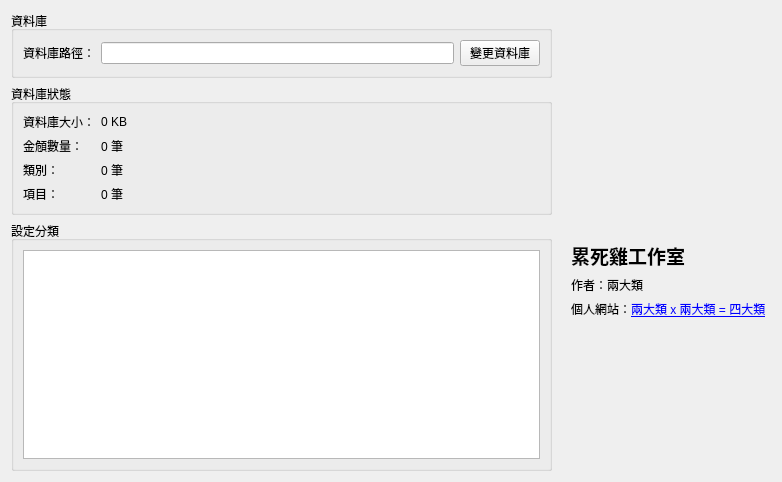
<?xml version="1.0" encoding="UTF-8"?>
<ui version="4.0">
 <class>SettingTab</class>
 <widget class="QWidget" name="SettingTab">
  <property name="geometry">
   <rect>
    <x>0</x>
    <y>0</y>
    <width>782</width>
    <height>482</height>
   </rect>
  </property>
  <property name="windowTitle">
   <string>Form</string>
  </property>
  <layout class="QHBoxLayout" name="horizontalLayout">
   <item>
    <layout class="QVBoxLayout" name="verticalLayout_7">
     <item>
      <widget class="QGroupBox" name="groupBox_3">
       <property name="title">
        <string>資料庫</string>
       </property>
       <layout class="QVBoxLayout" name="verticalLayout_8">
        <item>
         <layout class="QHBoxLayout" name="horizontalLayout_5">
          <item>
           <widget class="QLabel" name="databasePathLabel">
            <property name="text">
             <string>資料庫路徑：</string>
            </property>
           </widget>
          </item>
          <item>
           <widget class="QLineEdit" name="databasePathLineEdit"/>
          </item>
          <item>
           <widget class="QPushButton" name="changeDatabasePushButton">
            <property name="text">
             <string>變更資料庫</string>
            </property>
           </widget>
          </item>
         </layout>
        </item>
       </layout>
      </widget>
     </item>
     <item>
      <widget class="QGroupBox" name="groupBox_4">
       <property name="title">
        <string>資料庫狀態</string>
       </property>
       <layout class="QFormLayout" name="formLayout_2">
        <item row="0" column="0">
         <widget class="QLabel" name="databaseSizeLabel">
          <property name="text">
           <string>資料庫大小：</string>
          </property>
         </widget>
        </item>
        <item row="0" column="1">
         <widget class="QLabel" name="databaseSizeDataLabel">
          <property name="text">
           <string>0 KB</string>
          </property>
         </widget>
        </item>
        <item row="1" column="0">
         <widget class="QLabel" name="expenseNumLabel">
          <property name="text">
           <string>金頠數量：</string>
          </property>
         </widget>
        </item>
        <item row="1" column="1">
         <widget class="QLabel" name="expenseNumDataLabel">
          <property name="text">
           <string>0 筆</string>
          </property>
         </widget>
        </item>
        <item row="2" column="0">
         <widget class="QLabel" name="categoryNumLabel">
          <property name="text">
           <string>類別：</string>
          </property>
         </widget>
        </item>
        <item row="2" column="1">
         <widget class="QLabel" name="categoryNumDataLabel">
          <property name="text">
           <string>0 筆</string>
          </property>
         </widget>
        </item>
        <item row="3" column="0">
         <widget class="QLabel" name="subjectNumLabel">
          <property name="text">
           <string>項目：</string>
          </property>
         </widget>
        </item>
        <item row="3" column="1">
         <widget class="QLabel" name="subjectNumDataLabel">
          <property name="text">
           <string>0 筆</string>
          </property>
         </widget>
        </item>
       </layout>
      </widget>
     </item>
     <item>
      <widget class="QGroupBox" name="groupBox_5">
       <property name="title">
        <string>設定分類</string>
       </property>
       <layout class="QVBoxLayout" name="verticalLayout_6">
        <item>
         <widget class="QTreeView" name="classTreeView"/>
        </item>
       </layout>
      </widget>
     </item>
    </layout>
   </item>
   <item>
    <layout class="QVBoxLayout" name="verticalLayout_10" stretch="0,0,0">
     <item>
      <spacer name="verticalSpacer_3">
       <property name="orientation">
        <enum>Qt::Vertical</enum>
       </property>
       <property name="sizeHint" stdset="0">
        <size>
         <width>20</width>
         <height>40</height>
        </size>
       </property>
      </spacer>
     </item>
     <item>
      <layout class="QHBoxLayout" name="horizontalLayout_4">
       <property name="leftMargin">
        <number>0</number>
       </property>
       <property name="topMargin">
        <number>0</number>
       </property>
       <property name="rightMargin">
        <number>5</number>
       </property>
       <property name="bottomMargin">
        <number>0</number>
       </property>
       <item>
        <widget class="QLabel" name="logoLabel">
         <property name="frameShadow">
          <enum>QFrame::Plain</enum>
         </property>
         <property name="text">
          <string/>
         </property>
         <property name="pixmap">
          <pixmap resource="resource.qrc">:/images/logo.png</pixmap>
         </property>
        </widget>
       </item>
       <item>
        <layout class="QVBoxLayout" name="verticalLayout_9">
         <item>
          <spacer name="verticalSpacer_2">
           <property name="orientation">
            <enum>Qt::Vertical</enum>
           </property>
           <property name="sizeHint" stdset="0">
            <size>
             <width>20</width>
             <height>40</height>
            </size>
           </property>
          </spacer>
         </item>
         <item>
          <widget class="QLabel" name="titleLabel">
           <property name="text">
            <string>&lt;html&gt;&lt;head/&gt;&lt;body&gt;&lt;p&gt;&lt;span style=&quot; font-size:14pt; font-weight:600;&quot;&gt;累死雞工作室&lt;/span&gt;&lt;/p&gt;&lt;/body&gt;&lt;/html&gt;</string>
           </property>
          </widget>
         </item>
         <item>
          <widget class="QLabel" name="nameLabel">
           <property name="text">
            <string>作者：兩大類</string>
           </property>
          </widget>
         </item>
         <item>
          <widget class="QLabel" name="siteLabel">
           <property name="text">
            <string>&lt;html&gt;&lt;head/&gt;&lt;body&gt;&lt;p&gt;個人網站：&lt;a href=&quot;http://marco79423.lazchi.nctucs.net&quot;&gt;&lt;span style=&quot; text-decoration: underline; color:#0000ff;&quot;&gt;兩大類 x 兩大類 = 四大類&lt;/span&gt;&lt;/a&gt;&lt;/p&gt;&lt;/body&gt;&lt;/html&gt;</string>
           </property>
          </widget>
         </item>
        </layout>
       </item>
      </layout>
     </item>
     <item>
      <spacer name="verticalSpacer_4">
       <property name="orientation">
        <enum>Qt::Vertical</enum>
       </property>
       <property name="sizeHint" stdset="0">
        <size>
         <width>20</width>
         <height>40</height>
        </size>
       </property>
      </spacer>
     </item>
    </layout>
   </item>
  </layout>
 </widget>
 <resources>
  <include location="resource.qrc"/>
 </resources>
 <connections/>
</ui>
